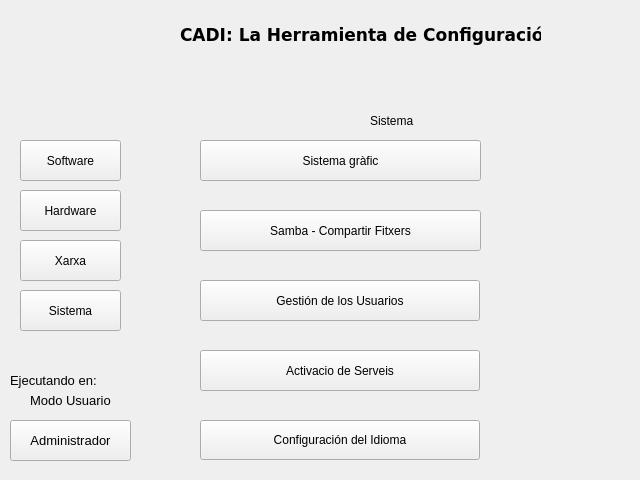
<ui version="4.0" >
 <class>FormCadi</class>
 <widget class="QWidget" name="FormCadi" >
  <property name="geometry" >
   <rect>
    <x>0</x>
    <y>0</y>
    <width>640</width>
    <height>480</height>
   </rect>
  </property>
  <property name="windowTitle" >
   <string>CADI</string>
  </property>
  <property name="windowIcon" >
   <iconset>
    <normaloff>../../../../../usr/share/kademar/utils/cadi/img/cadi.png</normaloff>../../../../../usr/share/kademar/utils/cadi/img/cadi.png</iconset>
  </property>
  <widget class="QLabel" name="l_fons" >
   <property name="geometry" >
    <rect>
     <x>-1</x>
     <y>0</y>
     <width>640</width>
     <height>480</height>
    </rect>
   </property>
   <property name="text" >
    <string/>
   </property>
   <property name="pixmap" >
    <pixmap>../../../../../usr/share/kademar/utils/cadi/img/bg/cadi.png</pixmap>
   </property>
  </widget>
  <widget class="QStackedWidget" name="pages" >
   <property name="geometry" >
    <rect>
     <x>150</x>
     <y>60</y>
     <width>491</width>
     <height>421</height>
    </rect>
   </property>
   <property name="currentIndex" >
    <number>4</number>
   </property>
   <widget class="QWidget" name="tab_software" >
    <widget class="QPushButton" name="b_synaptic" >
     <property name="geometry" >
      <rect>
       <x>50</x>
       <y>100</y>
       <width>281</width>
       <height>41</height>
      </rect>
     </property>
     <property name="text" >
      <string>Synaptic - Gestió de programes</string>
     </property>
    </widget>
    <widget class="QPushButton" name="b_preferencies_sistema" >
     <property name="geometry" >
      <rect>
       <x>50</x>
       <y>170</y>
       <width>281</width>
       <height>41</height>
      </rect>
     </property>
     <property name="text" >
      <string>Preferències Generals del Sistema</string>
     </property>
    </widget>
    <widget class="QLabel" name="label_4" >
     <property name="geometry" >
      <rect>
       <x>220</x>
       <y>50</y>
       <width>91</width>
       <height>21</height>
      </rect>
     </property>
     <property name="text" >
      <string>Software</string>
     </property>
    </widget>
   </widget>
   <widget class="QWidget" name="tab_hardware" >
    <widget class="QLabel" name="label_5" >
     <property name="geometry" >
      <rect>
       <x>220</x>
       <y>50</y>
       <width>91</width>
       <height>21</height>
      </rect>
     </property>
     <property name="text" >
      <string>Hardware</string>
     </property>
    </widget>
    <widget class="QPushButton" name="b_bluetooth" >
     <property name="geometry" >
      <rect>
       <x>50</x>
       <y>170</y>
       <width>280</width>
       <height>41</height>
      </rect>
     </property>
     <property name="text" >
      <string>Bluetooth</string>
     </property>
    </widget>
    <widget class="QPushButton" name="b_impressores" >
     <property name="geometry" >
      <rect>
       <x>50</x>
       <y>100</y>
       <width>281</width>
       <height>41</height>
      </rect>
     </property>
     <property name="text" >
      <string>Impressores</string>
     </property>
    </widget>
    <widget class="QPushButton" name="b_kinfocenter" >
     <property name="geometry" >
      <rect>
       <x>50</x>
       <y>310</y>
       <width>280</width>
       <height>41</height>
      </rect>
     </property>
     <property name="text" >
      <string>Informació de Sistema</string>
     </property>
    </widget>
    <widget class="QPushButton" name="b_teclats_multimedia" >
     <property name="geometry" >
      <rect>
       <x>50</x>
       <y>240</y>
       <width>280</width>
       <height>41</height>
      </rect>
     </property>
     <property name="text" >
      <string>Teclats Multimèdia</string>
     </property>
    </widget>
   </widget>
   <widget class="QWidget" name="tab_xarxa" >
    <widget class="QPushButton" name="b_wifi" >
     <property name="geometry" >
      <rect>
       <x>50</x>
       <y>100</y>
       <width>281</width>
       <height>41</height>
      </rect>
     </property>
     <property name="text" >
      <string>Sense Fils - Wifi</string>
     </property>
    </widget>
    <widget class="QPushButton" name="b_eth" >
     <property name="geometry" >
      <rect>
       <x>50</x>
       <y>170</y>
       <width>281</width>
       <height>41</height>
      </rect>
     </property>
     <property name="text" >
      <string>Tarja de Xarxa</string>
     </property>
    </widget>
    <widget class="QLabel" name="label_6" >
     <property name="geometry" >
      <rect>
       <x>220</x>
       <y>50</y>
       <width>91</width>
       <height>21</height>
      </rect>
     </property>
     <property name="text" >
      <string>Xarxa</string>
     </property>
    </widget>
    <widget class="QPushButton" name="b_gprs" >
     <property name="geometry" >
      <rect>
       <x>50</x>
       <y>310</y>
       <width>280</width>
       <height>41</height>
      </rect>
     </property>
     <property name="text" >
      <string>GPRS</string>
     </property>
    </widget>
    <widget class="QPushButton" name="b_modem" >
     <property name="geometry" >
      <rect>
       <x>50</x>
       <y>240</y>
       <width>281</width>
       <height>41</height>
      </rect>
     </property>
     <property name="text" >
      <string>Modem</string>
     </property>
    </widget>
    <widget class="QPushButton" name="b_adsl" >
     <property name="geometry" >
      <rect>
       <x>50</x>
       <y>380</y>
       <width>280</width>
       <height>41</height>
      </rect>
     </property>
     <property name="text" >
      <string>ADSL/PPoE</string>
     </property>
    </widget>
   </widget>
   <widget class="QWidget" name="tab_principal" >
    <widget class="QFrame" name="frame" >
     <property name="geometry" >
      <rect>
       <x>60</x>
       <y>80</y>
       <width>351</width>
       <height>321</height>
      </rect>
     </property>
     <property name="frameShape" >
      <enum>QFrame::StyledPanel</enum>
     </property>
     <property name="frameShadow" >
      <enum>QFrame::Raised</enum>
     </property>
     <widget class="QLabel" name="l_ver" >
      <property name="geometry" >
       <rect>
        <x>150</x>
        <y>73</y>
        <width>91</width>
        <height>16</height>
       </rect>
      </property>
      <property name="text" >
       <string>versio</string>
      </property>
     </widget>
     <widget class="QLabel" name="l_tipu" >
      <property name="geometry" >
       <rect>
        <x>150</x>
        <y>53</y>
        <width>81</width>
        <height>16</height>
       </rect>
      </property>
      <property name="text" >
       <string>tipus</string>
      </property>
     </widget>
     <widget class="QLabel" name="l_kdm" >
      <property name="geometry" >
       <rect>
        <x>150</x>
        <y>33</y>
        <width>91</width>
        <height>16</height>
       </rect>
      </property>
      <property name="text" >
       <string>kdm</string>
      </property>
     </widget>
     <widget class="QLabel" name="l_ram" >
      <property name="geometry" >
       <rect>
        <x>70</x>
        <y>250</y>
        <width>241</width>
        <height>16</height>
       </rect>
      </property>
      <property name="text" >
       <string>RAM</string>
      </property>
     </widget>
     <widget class="QLabel" name="label_8" >
      <property name="geometry" >
       <rect>
        <x>20</x>
        <y>35</y>
        <width>109</width>
        <height>85</height>
       </rect>
      </property>
      <property name="text" >
       <string/>
      </property>
      <property name="pixmap" >
       <pixmap>../../../../../usr/share/kademar/utils/cadi/img/pc.png</pixmap>
      </property>
     </widget>
     <widget class="QLabel" name="l_kern" >
      <property name="geometry" >
       <rect>
        <x>150</x>
        <y>92</y>
        <width>121</width>
        <height>16</height>
       </rect>
      </property>
      <property name="text" >
       <string>kernel</string>
      </property>
      <property name="textFormat" >
       <enum>Qt::PlainText</enum>
      </property>
     </widget>
     <widget class="QLabel" name="label_9" >
      <property name="geometry" >
       <rect>
        <x>10</x>
        <y>240</y>
        <width>51</width>
        <height>48</height>
       </rect>
      </property>
      <property name="text" >
       <string/>
      </property>
      <property name="pixmap" >
       <pixmap>../../../../../usr/share/kademar/utils/cadi/img/mem.png</pixmap>
      </property>
     </widget>
     <widget class="QLabel" name="l_cpuinfo" >
      <property name="geometry" >
       <rect>
        <x>70</x>
        <y>184</y>
        <width>241</width>
        <height>31</height>
       </rect>
      </property>
      <property name="text" >
       <string>CPU info</string>
      </property>
     </widget>
     <widget class="QLabel" name="l_cpu" >
      <property name="geometry" >
       <rect>
        <x>70</x>
        <y>164</y>
        <width>241</width>
        <height>16</height>
       </rect>
      </property>
      <property name="text" >
       <string>CPU</string>
      </property>
     </widget>
     <widget class="QLabel" name="l_host" >
      <property name="geometry" >
       <rect>
        <x>150</x>
        <y>110</y>
        <width>91</width>
        <height>16</height>
       </rect>
      </property>
      <property name="text" >
       <string>hostname</string>
      </property>
     </widget>
     <widget class="QLabel" name="label_2" >
      <property name="geometry" >
       <rect>
        <x>10</x>
        <y>164</y>
        <width>51</width>
        <height>48</height>
       </rect>
      </property>
      <property name="text" >
       <string/>
      </property>
      <property name="pixmap" >
       <pixmap>../../../../../usr/share/kademar/utils/cadi/img/cpu.png</pixmap>
      </property>
     </widget>
     <widget class="QLabel" name="label_10" >
      <property name="geometry" >
       <rect>
        <x>130</x>
        <y>13</y>
        <width>71</width>
        <height>16</height>
       </rect>
      </property>
      <property name="font" >
       <font>
        <pointsize>12</pointsize>
        <weight>50</weight>
        <bold>false</bold>
       </font>
      </property>
      <property name="text" >
       <string>Sistema:</string>
      </property>
     </widget>
    </widget>
   </widget>
   <widget class="QWidget" name="tab_sistema" >
    <widget class="QPushButton" name="b_samba" >
     <property name="geometry" >
      <rect>
       <x>50</x>
       <y>150</y>
       <width>281</width>
       <height>41</height>
      </rect>
     </property>
     <property name="text" >
      <string>Samba - Compartir Fitxers</string>
     </property>
    </widget>
    <widget class="QLabel" name="label_7" >
     <property name="geometry" >
      <rect>
       <x>220</x>
       <y>50</y>
       <width>91</width>
       <height>21</height>
      </rect>
     </property>
     <property name="text" >
      <string>Sistema</string>
     </property>
    </widget>
    <widget class="QPushButton" name="b_grub" >
     <property name="geometry" >
      <rect>
       <x>50</x>
       <y>420</y>
       <width>280</width>
       <height>41</height>
      </rect>
     </property>
     <property name="text" >
      <string>Restauració d'engegada - GRUB</string>
     </property>
    </widget>
    <widget class="QPushButton" name="b_serveis" >
     <property name="geometry" >
      <rect>
       <x>50</x>
       <y>290</y>
       <width>280</width>
       <height>41</height>
      </rect>
     </property>
     <property name="text" >
      <string>Activacio de Serveis</string>
     </property>
    </widget>
    <widget class="QPushButton" name="pushButton_10" >
     <property name="geometry" >
      <rect>
       <x>50</x>
       <y>220</y>
       <width>280</width>
       <height>41</height>
      </rect>
     </property>
     <property name="text" >
      <string>Gestión de los Usuarios</string>
     </property>
    </widget>
    <widget class="QPushButton" name="pushButton_11" >
     <property name="geometry" >
      <rect>
       <x>50</x>
       <y>360</y>
       <width>280</width>
       <height>40</height>
      </rect>
     </property>
     <property name="text" >
      <string>Configuración del Idioma</string>
     </property>
    </widget>
    <widget class="QPushButton" name="b_sistema_grafic" >
     <property name="geometry" >
      <rect>
       <x>50</x>
       <y>80</y>
       <width>281</width>
       <height>41</height>
      </rect>
     </property>
     <property name="text" >
      <string>Sistema gràfic</string>
     </property>
    </widget>
   </widget>
  </widget>
  <widget class="QLabel" name="l_kademar" >
   <property name="geometry" >
    <rect>
     <x>15</x>
     <y>7</y>
     <width>110</width>
     <height>80</height>
    </rect>
   </property>
   <property name="text" >
    <string/>
   </property>
   <property name="pixmap" >
    <pixmap>../../../../../usr/share/kademar/utils/cadi/img/kademar.png</pixmap>
   </property>
  </widget>
  <widget class="QPushButton" name="b_software" >
   <property name="geometry" >
    <rect>
     <x>20</x>
     <y>140</y>
     <width>101</width>
     <height>41</height>
    </rect>
   </property>
   <property name="text" >
    <string>Software</string>
   </property>
   <property name="icon" >
    <iconset>
     <normaloff>../../../../../usr/share/kademar/utils/cadi/img/software.png</normaloff>../../../../../usr/share/kademar/utils/cadi/img/software.png</iconset>
   </property>
   <property name="iconSize" >
    <size>
     <width>32</width>
     <height>32</height>
    </size>
   </property>
  </widget>
  <widget class="QPushButton" name="b_hardware" >
   <property name="geometry" >
    <rect>
     <x>20</x>
     <y>190</y>
     <width>101</width>
     <height>41</height>
    </rect>
   </property>
   <property name="text" >
    <string>Hardware</string>
   </property>
   <property name="icon" >
    <iconset>
     <normaloff>../../../../../usr/share/kademar/utils/cadi/img/hardware.png</normaloff>../../../../../usr/share/kademar/utils/cadi/img/hardware.png</iconset>
   </property>
   <property name="iconSize" >
    <size>
     <width>32</width>
     <height>32</height>
    </size>
   </property>
  </widget>
  <widget class="QPushButton" name="b_xarxa" >
   <property name="geometry" >
    <rect>
     <x>20</x>
     <y>240</y>
     <width>101</width>
     <height>41</height>
    </rect>
   </property>
   <property name="text" >
    <string>Xarxa</string>
   </property>
   <property name="icon" >
    <iconset>
     <normaloff>../../../../../usr/share/kademar/utils/cadi/img/xarxa.png</normaloff>../../../../../usr/share/kademar/utils/cadi/img/xarxa.png</iconset>
   </property>
   <property name="iconSize" >
    <size>
     <width>32</width>
     <height>32</height>
    </size>
   </property>
  </widget>
  <widget class="QPushButton" name="b_sistema" >
   <property name="geometry" >
    <rect>
     <x>20</x>
     <y>290</y>
     <width>101</width>
     <height>41</height>
    </rect>
   </property>
   <property name="text" >
    <string>Sistema</string>
   </property>
   <property name="icon" >
    <iconset>
     <normaloff>../../../../../usr/share/kademar/utils/cadi/img/sistema.png</normaloff>../../../../../usr/share/kademar/utils/cadi/img/sistema.png</iconset>
   </property>
   <property name="iconSize" >
    <size>
     <width>32</width>
     <height>32</height>
    </size>
   </property>
  </widget>
  <widget class="QPushButton" name="b_root" >
   <property name="geometry" >
    <rect>
     <x>10</x>
     <y>420</y>
     <width>121</width>
     <height>41</height>
    </rect>
   </property>
   <property name="font" >
    <font>
     <pointsize>10</pointsize>
    </font>
   </property>
   <property name="text" >
    <string>Administrador</string>
   </property>
   <property name="icon" >
    <iconset>
     <normaloff>../../../../../usr/share/kademar/utils/cadi/img/root.png</normaloff>../../../../../usr/share/kademar/utils/cadi/img/root.png</iconset>
   </property>
   <property name="iconSize" >
    <size>
     <width>28</width>
     <height>28</height>
    </size>
   </property>
  </widget>
  <widget class="QLabel" name="label_3" >
   <property name="geometry" >
    <rect>
     <x>10</x>
     <y>370</y>
     <width>101</width>
     <height>20</height>
    </rect>
   </property>
   <property name="font" >
    <font>
     <pointsize>10</pointsize>
    </font>
   </property>
   <property name="text" >
    <string>Ejecutando en:</string>
   </property>
  </widget>
  <widget class="QLabel" name="label_11" >
   <property name="geometry" >
    <rect>
     <x>30</x>
     <y>390</y>
     <width>91</width>
     <height>20</height>
    </rect>
   </property>
   <property name="font" >
    <font>
     <pointsize>10</pointsize>
    </font>
   </property>
   <property name="text" >
    <string>Modo Usuario</string>
   </property>
  </widget>
  <widget class="QLabel" name="label" >
   <property name="geometry" >
    <rect>
     <x>180</x>
     <y>20</y>
     <width>361</width>
     <height>31</height>
    </rect>
   </property>
   <property name="font" >
    <font>
     <family>DejaVu Sans</family>
     <pointsize>13</pointsize>
     <weight>75</weight>
     <bold>true</bold>
     <stylestrategy>PreferAntialias</stylestrategy>
    </font>
   </property>
   <property name="text" >
    <string>CADI: La Herramienta de Configuración</string>
   </property>
  </widget>
  <widget class="QLabel" name="label_12" >
   <property name="geometry" >
    <rect>
     <x>550</x>
     <y>30</y>
     <width>61</width>
     <height>51</height>
    </rect>
   </property>
   <property name="text" >
    <string/>
   </property>
   <property name="pixmap" >
    <pixmap>../../../../../usr/share/kademar/utils/cadi/img/user-password.png</pixmap>
   </property>
  </widget>
 </widget>
 <resources/>
 <connections/>
</ui>
